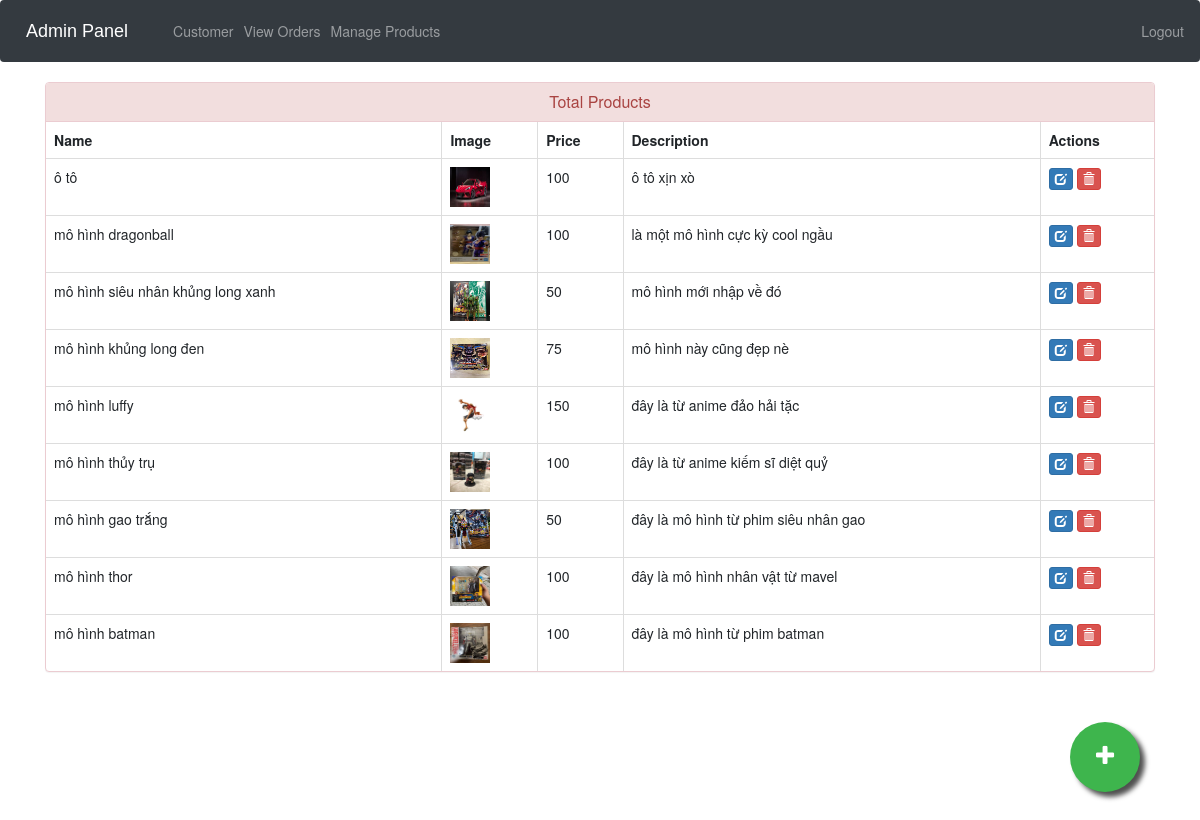
The page /admin-products (signed in) on the database its author committed.
### ecom/models.py (models this page shows, shortened)
class Product(models.Model):
    name=models.CharField(max_length=40)
    product_image= models.ImageField(upload_to='product_image/',null=True,blank=True)
    price = models.PositiveIntegerField()
    description=models.CharField(max_length=40)

### ecom/views.py (the view)
# urls.py: path('admin-products', views.admin_products_view,name='admin-products'),
@login_required(login_url='adminlogin')
def admin_products_view(request):
    products = models.Product.objects.all()
    return render(request, 'ecom/admin_products.html', {'products': products})

### templates/ecom/admin_products.html (shortened to what this page needs)
{% extends 'ecom/admin_base.html' %}
{% load static %}
{% block content %}
<head>
  <link href="//netdna.bootstrapcdn.com/bootstrap/3.0.0/css/bootstrap.min.css" rel="stylesheet" id="bootstrap-css">
</head>
<div class="container">
  <div class="panel panel-danger">
    <div class="panel-heading">
      <h6 class="panel-title">Total Products</h6>
    </div>
    <table class="table table-hover table-bordered" id="dev-table">
      <thead>
        <tr>
          <th>Name</th>
          <th>Image</th>
          <th>Price</th>
          <th>Description</th>
          <th>Actions</th>
        </tr>
      </thead>
      {% for p in products %}
  {% if p %}
      <tr>
        <td> {{p.name}}</td>
        <td> <img src="{% static p.product_image.url %}" alt="Profile Pic" height="40px" width="40px" /></td>
        <td>{{p.price}}</td>
        <td>{{p.description}}</td>
        <td><a class="btn btn-primary btn-xs" href="{% url 'update-product' p.id  %}"><span class="glyphicon glyphicon-edit"></span></a>
          <a class="btn btn-danger btn-xs" href="{% url 'delete-product' p.id  %}"><span class="glyphicon glyphicon-trash"></span></a></td>
      </tr>
      {%else%}
      <br><br><br>
      <h1>No Products!!</h1>
      {% endif %}
      {% endfor %}
    </table>
  </div>
</div>
<a href="/admin-add-product" class="float">
<i class="fa fa-plus my-float"></i>
</a>
{% endblock content %}

### templates/ecom/admin_base.html (style rules this page uses)
.fa { font-size: 23px; width: 60px; text-align: center; text-decoration: none; margin: 5px 2px; border-radius: 50%; }

### templates/ecom/admin_products.html (style rules this page uses)
a:link { text-decoration: none; }
h6 { text-align: center; }
.float { position:fixed; width:70px; height:70px; bottom:60px; right:60px; background-color:#3eb54d; color:#FFF; border-radius:50px; text-align:center; box-shadow: 5px 5px 5px #505050; }
.my-float { margin-top:22px; }

### rows shown on the page
Product: name "ô tô", product_image (picture), price "100", description "ô tô xịn xò"
Product: name "mô hình dragonball", product_image (picture), price "100", description "là một mô hình cực kỳ cool ngầu"
Product: name "mô hình siêu nhân khủng long xanh", product_image (picture), price "50", description "mô hình mới nhập về đó"
Product: name "mô hình khủng long đen", product_image (picture), price "75", description "mô hình này cũng đẹp nè"
Product: name "mô hình luffy", product_image (picture), price "150", description "đây là từ anime đảo hải tặc"
Product: name "mô hình thủy trụ", product_image (picture), price "100", description "đây là từ anime kiếm sĩ diệt quỷ"
Product: name "mô hình gao trắng", product_image (picture), price "50", description "đây là mô hình từ phim siêu nhân gao"
Product: name "mô hình thor", product_image (picture), price "100", description "đây là mô hình nhân vật từ mavel"
Product: name "mô hình batman", product_image (picture), price "100", description "đây là mô hình từ phim batman"
